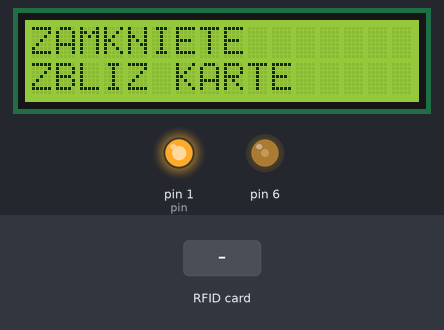
Recording of a sketch running on a simulated Arduino Uno, built with avr-gcc and run on an emulated ATmega328P. Parts: 16×2 character LCD, output pins drawn as LEDs (lit = HIGH). The test bench sets the inputs (shaded band). Pins used as bus, display or sensor lines are not drawn.

Above: at 1.5 s.
1.6 s: RFID card C9 25 E9 14 held to the reader
At 2.31 s:
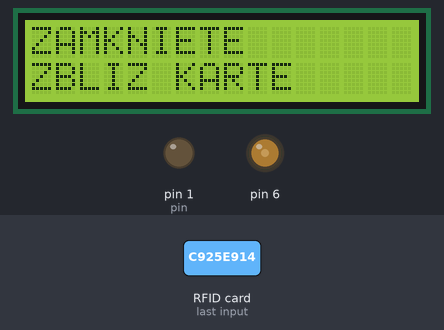
At 3.3 s:
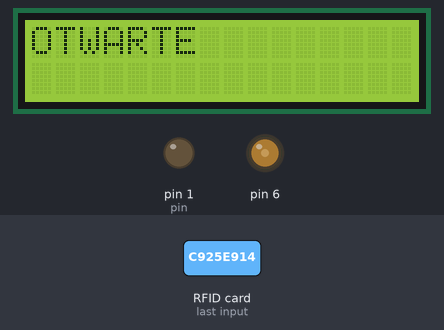
Timing chart, 0 to 9.1 s (numbered marks = the images above; inputs shaded):
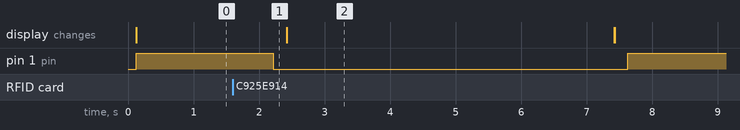

The sketch:

final_script.ino
```cpp
#include <SPI.h>
#include <MFRC522.h>
#include <LiquidCrystal.h>

#define RST_PIN 9
#define SS_PIN 10
const int pin = 1;

MFRC522 mfrc522(SS_PIN, RST_PIN);
LiquidCrystal lcd(8, 7, 5, 4, 3, 2);
int Contrast = 75;
String correct_UID = "C925E914";


void setup() {
	while (!Serial);
  pinMode(pin, OUTPUT);
	SPI.begin();
	mfrc522.PCD_Init();
	delay(4);
	mfrc522.PCD_DumpVersionToSerial();
  analogWrite(6, Contrast);
  lcd.begin(16, 2);
  lcd.setCursor(0, 0);
  lcd.print("ZAMKNIETE");
  lcd.setCursor(0, 1);
  lcd.print("ZBLIZ KARTE");
  delay(4);
  digitalWrite(pin, HIGH);
  delay(200);
}

void loop() {
  lcd.setCursor(0, 0);
  lcd.print("ZAMKNIETE");
  lcd.setCursor(0, 1);
  lcd.print("ZBLIZ KARTE");
  delay(200);
  digitalWrite(pin, HIGH);
  delay(200);
	if ( ! mfrc522.PICC_IsNewCardPresent()) {
		return;
	}
	if ( ! mfrc522.PICC_ReadCardSerial()) {
		return;
	}
  String cardUID = "";
  for (byte i = 0; i < mfrc522.uid.size; i++) {
      cardUID += String(mfrc522.uid.uidByte[i], HEX);
  }
  cardUID.toUpperCase();
  if (correct_UID == cardUID)
  {
    delay(200);
    digitalWrite(pin, LOW);
    delay(200);
    lcd.clear();
    lcd.setCursor(0, 0);
    lcd.print("OTWARTE");
    delay(5000);
    lcd.clear();
  }
  else
  {
    digitalWrite(pin, HIGH);
    delay(200);
    lcd.clear();
    lcd.setCursor(0, 0);
    lcd.print("NIEPOPRAWNA");
    lcd.setCursor(0, 1);
    lcd.print("KARTA");
    delay(3000);
    lcd.clear();
  }
}
```

Measured:
- after the input at 1.6 s, pin 1 (pin): HIGH → LOW after 0.61 s, → HIGH 5.4 s later
